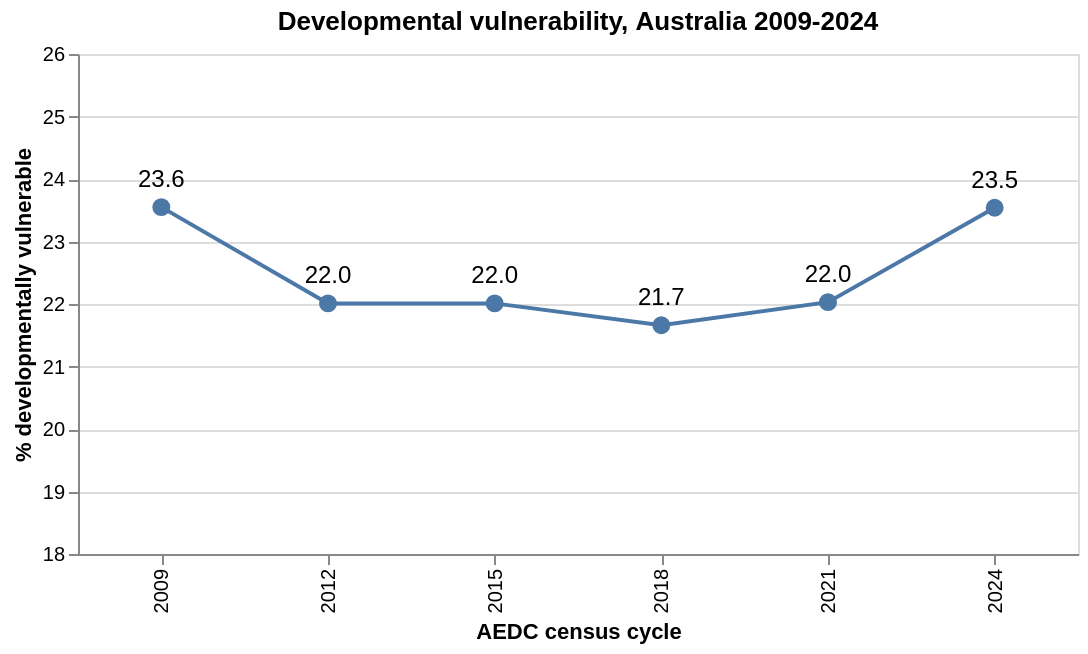

The specification (Vega-Lite) saved for this image:
### Vega-Lite specification from a JSON file in a GitHub repository (floating-point values rounded to 4 significant figures)
{"$schema": "https://vega.github.io/schema/vega-lite/v5.json", "title": "Developmental vulnerability, Australia 2009-2024", "description": "AEDC: % of children developmentally vulnerable on one or more domains, by census cycle", "data": {"values": [{"cycle": 2009, "vulnerable_1plus_pct": 23.55}, {"cycle": 2012, "vulnerable_1plus_pct": 22.01}, {"cycle": 2015, "vulnerable_1plus_pct": 22.01}, {"cycle": 2018, "vulnerable_1plus_pct": 21.66}, {"cycle": 2021, "vulnerable_1plus_pct": 22.03}, {"cycle": 2024, "vulnerable_1plus_pct": 23.54}]}, "width": 500, "height": 250, "layer": [{"mark": {"type": "line", "point": {"size": 80, "filled": true}, "strokeWidth": 2}}, {"mark": {"type": "text", "dy": -14, "fontSize": 12}, "encoding": {"text": {"field": "vulnerable_1plus_pct", "type": "quantitative", "format": ".1f"}}}], "encoding": {"x": {"field": "cycle", "type": "ordinal", "title": "AEDC census cycle"}, "y": {"field": "vulnerable_1plus_pct", "type": "quantitative", "title": "% developmentally vulnerable", "scale": {"domain": [18, 26]}}}}
